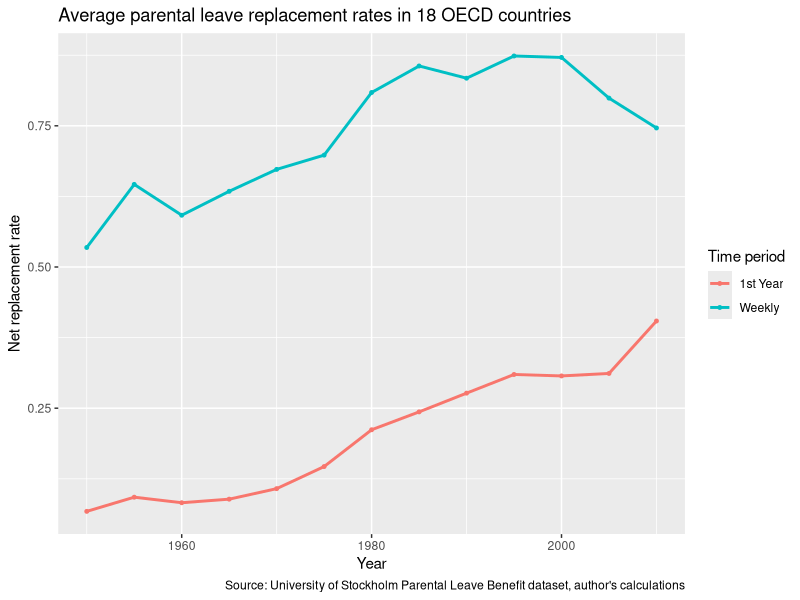
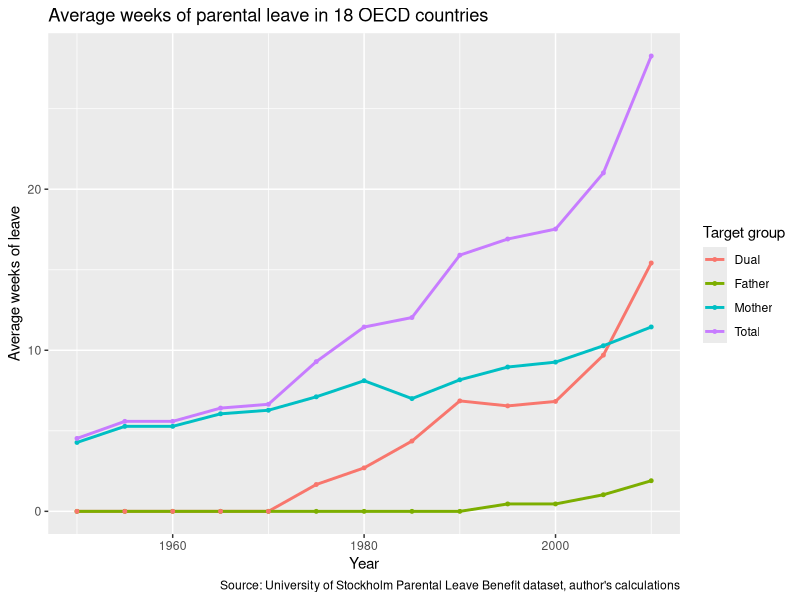

Here is the R script that generated these plots, in order: (Note: this script raises an error after producing the figures.)
library(tidyverse)
library(readxl)

df <- read_excel('PLB 150617.xlsx')

df %>%
  group_by(COUNTRY) %>%
  filter(length(YEAR)>12) %>%
  ungroup() %>%
  filter(PINRRWK>0) %>%
  group_by(YEAR) %>%
  summarise(`Weekly`= mean(PINRRWK),`1st Year`=mean(PINRRYR)) %>%
  gather(key='Time period',value='Net replacement rate',c(`Weekly`,`1st Year`)) %>%
  ggplot(aes(x=YEAR,y=`Net replacement rate`,color=`Time period`)) +
  geom_point(size=1) +
  geom_line(size=1) +
  labs(x='Year',title='Average parental leave replacement rates in 18 OECD countries',caption="Source: University of Stockholm Parental Leave Benefit dataset, author's calculations")
  #ggsave('plb_average_rr.png',width=8,height=5,type='cairo')

df %>%
  group_by(COUNTRY) %>%
  filter(length(YEAR)>12) %>%
  ungroup() %>%
  group_by(YEAR) %>%
  summarise(`Mother`= mean(PIDRMATFU),`Father`=mean(PIDRPATFU),`Dual`=mean(PIDRDUFU),`Total`=mean(PIDRTOFU,na.rm=T)) %>%
  gather(key='Target group',value='Average weeks of leave',c(Mother,Father,Dual,Total)) %>%
  ggplot(aes(x=YEAR,y=`Average weeks of leave`,color=`Target group`)) +
  geom_line(size=1) +
  geom_point(size=1) +
  labs(x='Year',title='Average weeks of parental leave in 18 OECD countries',caption="Source: University of Stockholm Parental Leave Benefit dataset, author's calculations") +
  ggsave('pld_average_weeks.png',width=8,height=5)
  